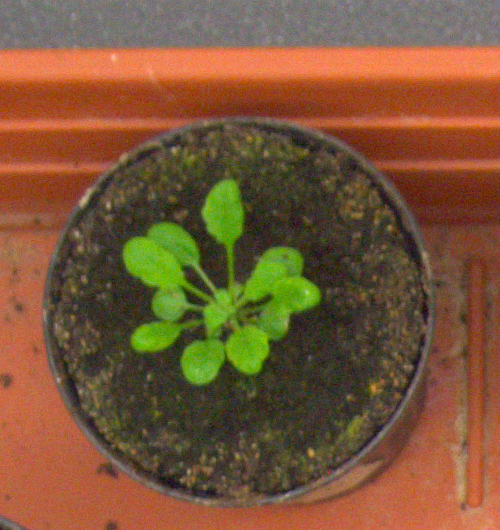
%> input picture Images/plant001.png, 500 x 530 px
$ octave --eval "Coursework;"   (GNU Octave 9; MATLAB toolbox functions it lacks are replaced by stand-ins)
%> lines starting %> are read from the running program, lines starting %| are printed output that depends on the picture
%Introduction to Image Processing Coursework
%Name: Tan Zhun Xian
%Student ID: 20313854

%The matlab file displays the input images and their corresponding output
%images in a 3x2 plot.

function Coursework()

    %Preallocating for speed

    %RGB, HSV and YCbCr images
    [inputImage,HSVImage,YCbCrImage] = deal(cell(1,3));

    %RGB, HSV and YCbCr components of the images
    [red,green,blue] = deal(cell(1,3));
    [hue,saturation,value] = deal(cell(1,3));
    [luma,blueRelative,redRelative] = deal(cell(1,3));

    %Masks for ROI masking
    [redMask,greenMask,blueMask] = deal(cell(1,3));
    [hueMask,saturationMask,valueMask] = deal(cell(1,3));
    [lumaMask,blueRelativeMask,redRelativeMask] = deal(cell(1,3));
    [specialMask1,specialMask2,specialMask3] = deal(cell(1,3));

    %Applying ROI mask to input image
    [originalMask,removedMask,closedMask,closedrgbImage] = deal(cell(1,3));

    %Unsharp Masking the ROI
    [leaves,enhanced] = deal(cell(1,3));

    %Marker-Based Watershed Segmentation
    [gmag,gmag2] = deal(cell(1,3));
    [I,I2,I3,I4] = deal(cell(1,3));
    [fgm,fgm2,fgm3,fgm4] = deal(cell(1,3));
    [Ie,Iobr,Iobrd,Iobrcbr] = deal(cell(1,3));
    [D,DL,L,Lrgb] = deal(cell(1,3));
    [bw,bgm,labels] = deal(cell(1,3));

    %Getting output image
    [colourMask,whiteMask,finalMask,outputImage] = deal(cell(1,3));

    %Loop through all 3 images
    for i = 1:3

        %Getting the RGB, HSV and YCbCr of the input images
        inputImage{i} = imread("plant00" + i + ".png");
        HSVImage{i} = rgb2hsv(inputImage{i});
        YCbCrImage{i} = rgb2ycbcr(inputImage{i});

        %Separating the RGB, HSV and YCbCr components of the input images
        [red{i},green{i},blue{i}] = imsplit(inputImage{i});
        [hue{i},saturation{i},value{i}] = imsplit(HSVImage{i});
        [luma{i},blueRelative{i},redRelative{i}] = imsplit(YCbCrImage{i});

        %ROI masking
        %Referenced and Modified Code from: https://www.mathworks.com/matlabcentral/answers/259093-how-to-define-the-red-green-and-blue-threshold-value

        %RGB masks
        redMask{i} = (red{i} > 70 & red{i} < 140);
        greenMask{i} = (green{i} > 100);
        blueMask{i} = (blue{i} > 30 & blue{i} < 100);

        %HSV masks
        hueMask{i} = (hue{i} >= 0.2 & hue{i} <= 0.35);
        saturationMask{i} = (saturation{i} >= 0.6);
        valueMask{i} = (value{i} >= 0.2 & value{i} <= 0.7);

        %YCbCr masks
        lumaMask{i} = (luma{i} >= 100 & luma{i} <= 150);
        blueRelativeMask{i} = (blueRelative{i} >= 60 & blueRelative{i} <= 121);
        redRelativeMask{i} = (redRelative{i} >= 100 & redRelative{i} <= 125);

        %Special masks
        specialMask1{i} = (green{i} > 1.1 * red{i} & green{i} > 1.1 * blue{i});
        specialMask2{i} = (green{i} > (red{i} + blue{i}) / 1.4);
        specialMask3{i} = (red{i} > 1.5 * blue{i});

        % Combining special mask 1, special mask 2, blue relative mask and red
        % relative mask to produce the original mask
        originalMask{i} = uint8(specialMask1{i} & specialMask2{i} & blueRelativeMask{i} & redRelativeMask{i});

        %Removing connected components with less than 400 pixels in the mask
        removedMask{i} = bwareaopen(originalMask{i},400);

        %Morphologically closing the mask
        closedMask{i} = imclose(removedMask{i},strel('disk',4));

        %Using the mask on original image to produce ROI
        closedrgbImage{i} = bsxfun(@times, inputImage{i}, cast(closedMask{i}, 'like', inputImage{i}));

        %Unsharp masking the ROI
        leaves{i} = rgb2gray(closedrgbImage{i});
        enhanced{i} = imsharpen(leaves{i},'Radius',0.5,'Amount',1.5);
        I{i} = enhanced{i};

        %Marker-Based Watershed Segmentation
        %Referenced and Modified Code from: https://www.mathworks.com/help/images/marker-controlled-watershed-segmentation.html

        %Calculating gradient magnitude
        gmag{i} = imgradient(I{i});

        %Eroding and reconstructing image
        Ie{i} = imerode(I{i},strel('disk',3));
        Iobr{i} = imreconstruct(Ie{i},I{i});

        %Dilating and reconstructing image
        Iobrd{i} = imdilate(Iobr{i},strel('disk',3));
        Iobrcbr{i} = imreconstruct(imcomplement(Iobrd{i}),imcomplement(Iobr{i}));
        Iobrcbr{i} = imcomplement(Iobrcbr{i});

        %Calculating regional maxima
        fgm{i} = imregionalmax(Iobrcbr{i});

        %Overlay regional maxima on original image
        I2{i} = labeloverlay(I{i},fgm{i});

        %Modifying regional maxima for 1st and 2nd image
        fgm2{i} = imclose(fgm{i},strel('disk',3));
        fgm3{i} = imerode(fgm2{i},strel(ones(2,2)));
        fgm4{i} = bwareaopen(fgm3{i},20);

        %Modifying regional maxima for 3rd image
        if(bwconncomp(fgm4{i}).NumObjects > 12)
            fgm2{i} = imclose(fgm{i},strel('disk',7));
            fgm3{i} = imerode(fgm2{i},strel(ones(2,2)));
            fgm4{i} = bwareaopen(fgm3{i},150);
        end

        %Overlay modified regional maxima on original image
        I3{i} = labeloverlay(I{i},fgm4{i});

        %Calculating background by binarizing image
        bw{i} = imbinarize(Iobrcbr{i});

        %Getting watershed ridge lines
        D{i} = bwdist(bw{i});
        DL{i} = watershed(D{i});
        bgm{i} = (DL{i} == 0);

        %Perform watershed on image
        gmag2{i} = imimposemin(gmag{i}, bgm{i} | fgm4{i});
        L{i} = watershed(gmag2{i});

        %Superimpose markers and boundaries on original image
        labels{i} = imdilate(L{i}==0,ones(3,3)) + 2*bgm{i} + 3*fgm4{i};
        I4{i} = labeloverlay(I{i},labels{i});

        %Coloured label matrix
        Lrgb{i} = label2rgb(L{i},'jet','w','shuffle');

        %Creating final mask for coursework
        colourMask{i} = (enhanced{i} ~= 0);
        whiteMask{i} = ~(Lrgb{i}(:,:,1) == 255 & Lrgb{i}(:,:,2) == 255 & Lrgb{i}(:,:,3) == 255);
        finalMask{i} = colourMask{i} & whiteMask{i};
        finalMask{i} = uint8(bwareaopen(finalMask{i},200));

        %Use final mask on coloured label matrix to produce final image
        outputImage{i} = bsxfun(@times, Lrgb{i}, cast(finalMask{i}, 'like', Lrgb{i}));

    end

    %Storing input images, output images and image tags
    results = {inputImage,outputImage};
%> results = 2 items
    tags = {'plant00','Output'};

    %Displaying final results
    figure('Name','Final Results');
    for i = 1:6
        subplot(3,2,i);
        imshow(results{mod(i-1,2)+1}{ceil(i/2)});
        title(tags{mod(i-1,2)+1} + string(ceil(i/2)));
    end
%> this loop made 6 passes
%> pass 2, in Coursework, `imshow(results{mod(i-1,2)+1}{ceil(i/2)});`:
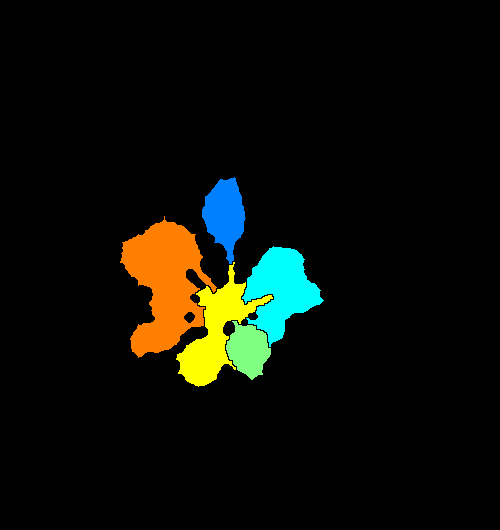
%> displayed picture: size 530x500x3, on the screen's scale of 0 to 255; mean R, G, B 11.6, 14.2, 7.1
%> `Coursework;`:
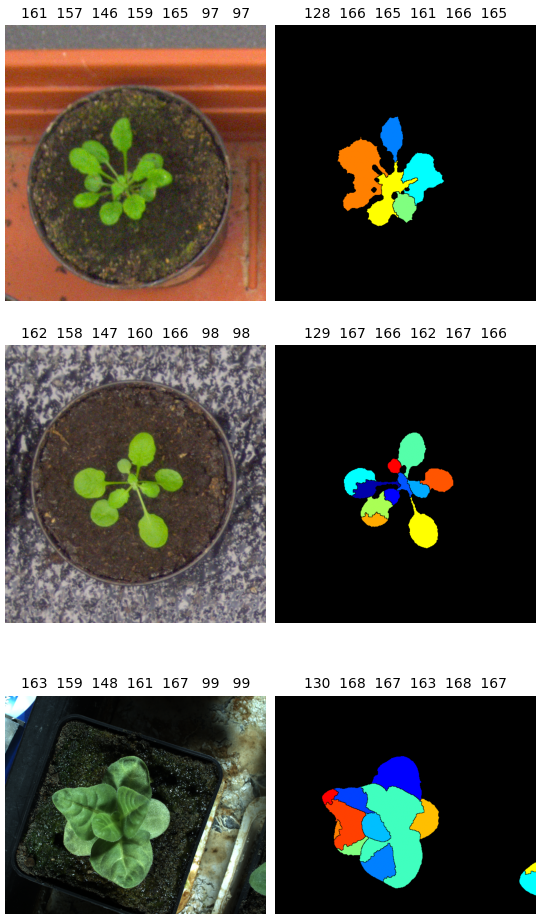
%> figure redrawn from the program's plot data, 6 panels

end
